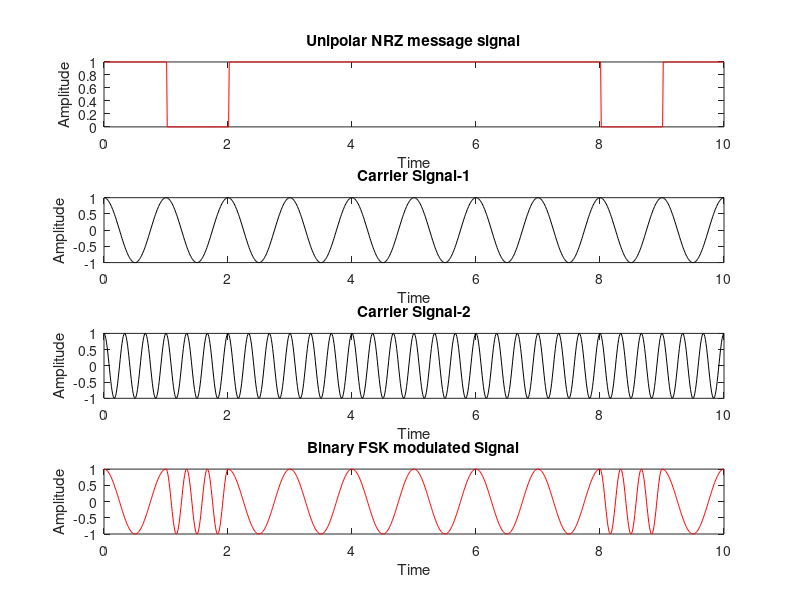

The MATLAB script that drew this image:
% Binary FSK Modulation and Demodulation
clear all;
clc;
N=10;
disp('input message sequence:')
n=randi([0 1],1,N)
%Bit to symbol mapping-Unipolar NRZ
for ii=1:N
    if n(ii)==1
        nn(ii)=1;
    else
        nn(ii)=0;
    end
end
% Unipolar NRZ Signal
s=100;      %no.of sample to represent each bit
i=1; % index of input bit
t=0:1/s:N; %Time
for j=1:length(t)   
    if t(j)<=i
        m(j)=nn(i);
    else
        m(j)=nn(i);
        i=i+1;
    end
end
figure(1)
subplot(411);
plot(t,m,'r');
xlabel('Time');
ylabel('Amplitude');
title('Unipolar NRZ message signal')
%Carrier signal generation
c1=cos(2*pi*1*t);%Carrier1
c2=cos(2*pi*3*t);%Carrier2
%Plotting Carrier-1
subplot(412);
plot(t,c1,'k');
xlabel('Time');
ylabel('Amplitude');
title('Carrier Signal-1');
%Plotting Carrier-2
subplot(413);
plot(t,c2,'k');
xlabel('Time');
ylabel('Amplitude');
title('Carrier Signal-2');
%FSK Signal Generation
for i=1:length(t)
    if m(i)==1
        x(i)=c1(i);
    else
        x(i)=c2(i);
    end
end

subplot(414);
plot(t,x,'r');
xlabel('Time');
ylabel('Amplitude');
title('Binary FSK modulated Signal');

%Coherent Detection
y=x; % No Noise
%Product modulator outputs 
y1=y.*c1;
%Integrator-1 output
int_op1=[];
for ii=0:s:length(y1)-s
    int_o=(1/s)*trapz(y1(ii+1:ii+s));
    int_op1=[int_op1 int_o];
end
y2=y.*c2;
%Integrator-2 output
int_op2=[];
for ii=0:s:length(y2)-s
       int_o=(1/s)*trapz(y2(ii+1:ii+s));
    int_op2=[int_op2 int_o];
end

%Hard Decision decoding
disp('Detected bits:');
l=int_op1-int_op2;
det_bits=(l>0)   
%BER Computation
ber=sum(n~=det_bits)/N
